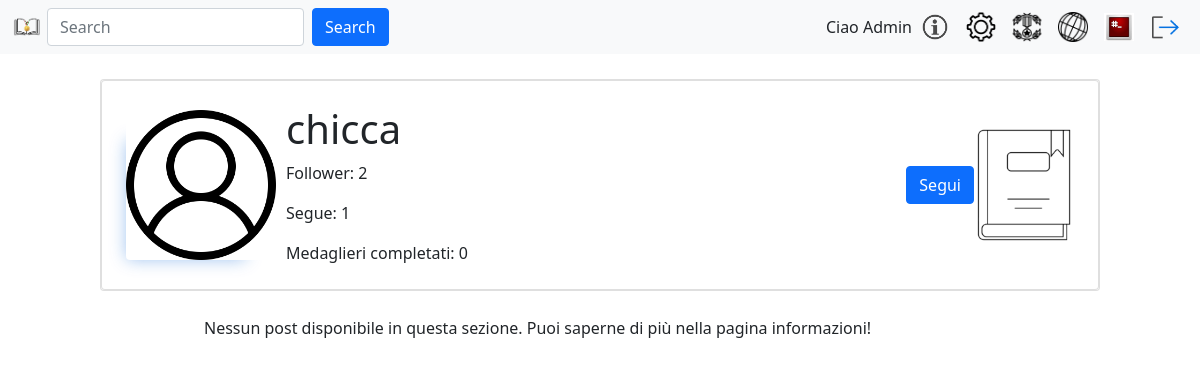
Screenshot of /profilePage.php?mode=post&id=9 (signed in) with the database file from the repository.
### tables this page shows
CREATE TABLE `utente` (
  `id` int NOT NULL AUTO_INCREMENT,
  `username` varchar(80) NOT NULL,
  `email` varchar(80) NOT NULL,
  `pwd` varchar(120) NOT NULL,
  `immagineProfilo` varchar(255) DEFAULT NULL,
  `isAdmin` int NOT NULL DEFAULT '0',
  `descrizione` varchar(150) DEFAULT NULL,
  `stato` int NOT NULL DEFAULT '0',
  PRIMARY KEY (`id`)
);

### include/login.model.php (called while the page is built, shortened)
<?php
require_once 'config.php';
function getDbImageName(string $username){
    global $conn;
    $sql = "SELECT immagineProfilo FROM utente WHERE username = ?";
    $stmt = $conn->prepare($sql);
    $stmt->bind_param("s", $username);
    $stmt->execute();
    $result = $stmt->get_result();
    return $result->fetch_assoc()['immagineProfilo'];
}
function tmpGetUsernameById($userid){
    global $conn;
    $sql = "SELECT username FROM utente WHERE id = ?";
    $stmt = $conn->prepare($sql);
    $stmt->bind_param("i", $userid);
    $stmt->execute();
    $result = $stmt->get_result();
    return $result->fetch_assoc()['username'];
}
?>

### include/login.controller.php (called while the page is built, shortened)
<?php
function getUserImage(string $username){
    $defaultProfileImage = "images/users/default.png";
    $image = "images/users/" . getDbImageName($username);
    try {
        if (is_file($image) && (getimagesize($image) !== false)) {
                return $image;
            }
    }
    catch (Exception $e) {
        echo '<script>';
        echo 'console.log("Errore nel reperire l\'immagine del profilo utente da db");';
        echo '</script>';
        }
    return $defaultProfileImage;
}
?>

### include/model/selectors.php (called while the page is built, shortened)
<?php
function getMedCompletatiByUserId($idUser){
    global $conn;
    $sql = "SELECT M.id
            FROM medagliere M
            WHERE M.id not in(
                SELECT MM.id
                FROM medagliere MM, compone C, libro L
                WHERE L.id = C.libroId
                AND C.medagliereId = MM.id
                and L.id not in (
                    SELECT P.libroId
                    FROM post P
                    WHERE P.utenteId = ?))";
    $stmt = $conn->prepare($sql);
    $stmt->bind_param("i", $idUser);
    $stmt->execute();
    $result = $stmt->get_result();
    $tmp = $result->fetch_all(MYSQLI_ASSOC);
    return array_column($tmp, 'id');
}
function checkIfUserFollowUser($userIdFrom, $userIdTo){
    global $conn;
    $sql = "SELECT * FROM segue S WHERE S.seguenteId=? and S.seguitoId=?;";
    $stmt = $conn->prepare($sql);
    $stmt->bind_param("ii", $userIdFrom, $userIdTo);
    $stmt->execute();
    $result = $stmt->get_result();
    return $result->num_rows > 0;
}
function gestisciFollowerFollowed($userIdFrom, $isOttieniFollower){
    global $conn;
    $sql = "";
    if($isOttieniFollower){
        $sql = "SELECT * FROM segue S WHERE S.seguitoId=?;";
    } else {
        $sql = "SELECT * FROM segue S WHERE S.seguenteId=?;";
    }
    $stmt = $conn->prepare($sql);
    $stmt->bind_param("i", $userIdFrom);
    $stmt->execute();
    $result = $stmt->get_result();
    $tmp = $result->fetch_all(MYSQLI_ASSOC);
    return $tmp;
}
function ottieniFollower($userIdFrom){
    $isOttieniFollower = true;
    return gestisciFollowerFollowed($userIdFrom, $isOttieniFollower);
}
function ottieniSegue($userIdFrom){
    $isOttieniFollower = false;
    return gestisciFollowerFollowed($userIdFrom, $isOttieniFollower);
}
?>

### include/view/formattators.php (called while the page is built, shortened)
<?php
function summonHTMLElement($witch, $arrAttributes, $innerHTML, $isSingle = false){
    $init = "<" . $witch . "";
    $args = "";
    foreach(array_keys($arrAttributes) as $k){
        $args .= " " . $k . "=\"" . $arrAttributes[$k] . "\" ";
    }
    $fininit = $isSingle ? "" : ">";
    $middle = $isSingle ? "" : $innerHTML;
    $end = $isSingle ? " />" : "</" . $witch . ">";
    return $init . $args . $fininit . $middle . $end;
}
?>

### profilePage.php (the view, shortened to what this page needs)
<?php
require_once("include/login.controller.php");
require_once("include/login.model.php");
require_once("include/post.php");
require_once("include/model/selectors.php");
require_once("include/view/userBanner.php");
$userIdvisited = $_GET["id"];
$typeOfVision = $_GET["mode"];
$visitPost = (strcmp($typeOfVision, "post") == 0);
?>
<!DOCTYPE html>
<html lang="it">
<head>
  <link href="https://cdn.jsdelivr.net/npm/bootstrap@5.1.3/dist/css/bootstrap.min.css" rel="stylesheet"
>
  <link rel="stylesheet" type="text/css" href="css/landingPage.css">
  <link rel="stylesheet" type="text/css" href="css/userInfoBanner.css">
  <link rel="stylesheet" type="text/css" href="css/bookMed.css">
  <link rel="stylesheet" type="text/css" href="css/popupBootstrapModel.css">
</head>
<body>
    <?php require('navbarSelect.php'); ?>
    <main class="d-flex">
        <div class="col-1"></div>
        <div class="col-10">
            <div class="card">
            <?php echo getUserBannerById($userIdvisited, $typeOfVision);?>
            </div>
        </div>
        <div class="col-1"></div>
    </main>
    <?php if($visitPost): ?>
    <div class="row">
      <div class="col-md-2">
      </div>
      <div class="col-md-8">
        <?php require("include/view/postPage.php"); ?>
      </div>
      <div class="col-md-2">
      </div>
    </div>
    <?php else: ?>
      <?php require("include/view/profilePageUserGoal.php"); ?>
    <?php endif; ?>
</body>
</html>

### navbar.php (shortened to what this page needs)
<?php
include_once("include/login.controller.php");
include_once("include/login.model.php");
?>
<header>
    <nav class="navbar navbar-expand navbar-light bg-light">
        <div class="container-fluid">
            <a href="landingPage.php"> <img id="logo" src="images/logoLetturePremiateSmall.png" alt="Logo con libro e medaglia"> </a>
            <form action="searchingPage.php" method="post" class="d-flex me-auto" >
                <input name="searchingText" id="searchingText" class="form-control me-2" type="search" placeholder="Search" aria-label="Search" />
                <button class="btn btn-primary" type="submit" title="Ricerca">Search</button>
            </form>
          <div id="username" class="d-flex"><?php echo "Ciao " . ucfirst($_SESSION["username"]);?></div>
          <div class="d-flex" id="navbarSupportedContent">
            <ul class="navbar-nav">
              <li class="nav-item">
                  <a href="infoPoint.php" title="Informazioni"><img src="images/infoimg_no_background.png" alt="Informazioni"></a>
                </li>
              <li class="nav-item">
                <a href="settingPage.php" title="Settings"><img src="images/settingLogo.png" alt="Impostazioni"></a>
              </li>
              <li class="nav-item">
                <a href="classifica.php" title="Classifica"><img src="images/medagliereNewIcons/medagliaLogo.png" alt="Impostazioni"></a>
              </li>
              <li class="nav-item dropdown">
                <a href="discoveryPage.php" title="Discovery Page"><img src="images/discoveryLogo.png" alt="Scopri"></a>
              </li>
              <li class="nav-item">
                <a href="profilePage.php" title="Profilo"><img src=<?php echo getUserImage($_SESSION["username"]); ?> alt="Immagine Profilo"> </a>
              </li>
                <li class="nav-item">
                <a href="logout.php" title="Esci"><img src="images/log-out.png" alt="Logout"></a>
              </li>
            </ul>
          </div>
        </div>
      </nav>
</header>

### include/view/userBanner.php (shortened to what this page needs)
<?php
require_once("include/login.controller.php");
require_once("include/login.model.php");
require_once("include/model/selectors.php");
require_once("include/view/formattators.php");
function getPictureOfPortalImage($typeOfView){
    $portalImg="images/";
    switch ($typeOfView) {
        case 'post':
            $portalImg = $portalImg . "libroMedaglieri.png";
            break;
    }
    return $portalImg;
}
function getButtonOfPortal($userId, $typeView){
    $userIdLogged = $_SESSION["id"];
    $isMyProfilePage = ($userId == $userIdLogged);
    $visitPost = strcmp($typeView, "post") == 0 ? true : false;
    $nuovoPost = "Aggiungi post";
    $nuovoMedagliere = "Aggiungi medagliere";
    $toFollow = "Segui";
    $followed = "Seguito";
    $res = "";
    $classButtonDefault = " justify-content-center align-items-center mx-auto";
    if($isMyProfilePage) {
        $buttAttr = array(
            "class" => "btn btn-primary" . $classButtonDefault,
            "type" => "button",
            "id" => "addSomethingToMyAccount");
        $innerHTML = $visitPost ? $nuovoPost : $nuovoMedagliere;
        $res = summonHTMLElement("button", $buttAttr, $innerHTML);
    } else {
        $imFollowU = checkIfUserFollowUser($userIdLogged, $userId);
        $nameButton = "followButton";
        $buttAttr = array(
            "type" => "submit",
            "id" => "followButtonId",
            "name" => $nameButton,
            "class" => ($imFollowU ? "btn btn-secondary" : "btn btn-primary") . $classButtonDefault,
            "value" => $imFollowU ? 1 : 0
        );
        $formAttr = array(
            "action" => "#",
            "method" => "post",
            "class" => "portalForm d-flex justify-content-center align-items-center mx-auto"
        );
        $buttonText = $imFollowU ? $followed : $toFollow;
        $res = summonHTMLElement("form", $formAttr,
            summonHTMLElement("button", $buttAttr, $buttonText)
        );
    }
    return $res;
}
function obtainMainInfosUserBanner($userId){
    $nameInterestedUser = tmpGetUsernameById($userId);
    $pathUserImage = getUserImage($nameInterestedUser);
    $listaFollower = ottieniFollower($userId);
    $counterFollower = sizeof(ottieniFollower($userId));
    $counterSeguo = sizeof(ottieniSegue($userId));
    $listaSegue = ottieniSegue($userId);
    $amountComplete = sizeof(getMedCompletatiByUserId($userId));
    $classMainContainer = "d-sm-inline-flex align-items-center p-2  mainInfos";
    $initMainContainter = "<div id=\"mainInfosUserBannerN" . $userId . "\"
    class=\"" . $classMainContainer . "\">";
    $classForDivImg = "d-flex mx-auto imgPropicCont";
    $classForImg = "rounded float-left";
    $first =  "<div id=\"divContainerImgUserBannerN" . $userId . "\" class=\"" . $classForDivImg . "\">" .
    "<img id=\"propicN" . $userId . "\" " .
    "src=\"" . $pathUserImage . "\" " .
    "alt=\"Immagine Profilo\" "  .
    "class=\"" . $classForImg . "\"> " .
    "</div>";
    $classForContainerInfos = "containerUserInfos";
    $classForInfos = "card-text";
    $second = "<div id=\"textInfoUserBannerN" . $userId . "\" class=\"" . $classForContainerInfos . "\"> " .
    "<h1 id=\"usernameInProfilePageUserBannerN" . $userId . "\">" . $nameInterestedUser . "</h1>" .
    "<p class=\"" .$classForInfos . "\" id=\"counterFollowerUserBannerN" . $userId . "\">" . "Follower: " . $counterFollower . "</p>" .
    "<p class=\"" .$classForInfos . "\" id=\"counterSegueUserBannerN" . $userId . "\">" . "Segue: " . $counterSeguo . "</p>" .
    "<p class=\"" .$classForInfos . "\" id=\"counterMedaglieriUserBannerN" . $userId . "\">" . "Medaglieri completati: " . $amountComplete . "</p>" .
    "</div>";
    $finMainContainer = "</div>";
        $popupContent = "
    <div id=\"myPopupFollowers" . $userId . "\" class=\"popup\">
        <div class=\"popup-content\">
        <div class=\"closeMyPopup\" data-closePopup=\"myPopupFollowers" . $userId . "\">&times;</div>
        <div class=\"titoloPopUp\">Followers</div>";
    foreach($listaFollower as $f) {
        $popupContent .= "<div class=\"rigaUtente\">" .
                            "<img src=\"" . getUserImage(tmpGetUsernameById($f['seguenteId'])) .
                                "\" alt=\"Immagine Profilo\" class=\"immagineProfilo\">
                            <a href=\"profilePage.php?mode=post&id=" . $f['seguenteId'] . "\">"
                            . tmpGetUsernameById($f['seguenteId']) .
                        "</a></div>\n";
    }
    $popupContent .= "
            </div>
        </div>";
    $popupContent .= "
        <div id=\"myPopupSeguiti" . $userId . "\" class=\"popup\">
            <div class=\"popup-content\">
            <div class=\"closeMyPopup\" data-closePopup=\"myPopupSeguiti" . $userId . "\">&times;</div>
            <div class=\"titoloPopUp\">Utenti seguiti</div>";
    foreach($listaSegue as $s) {
        $popupContent .= "<div class=\"rigaUtente\"><img src=\"" . getUserImage(tmpGetUsernameById($s['seguitoId'])) . "\" alt=\"Immagine Profilo\" class=\"immagineProfilo\"><a    href=\"profilePage.php?mode=post&id=" . $s['seguitoId'] . "\">" . tmpGetUsernameById($s['seguitoId']) . "</a></div>\n";
    }
    $popupContent .= "
            </div>
        </div>";
    return $initMainContainter . $first . $second . $finMainContainer . $popupContent;
}
function obtainPortalsUserBanner($userId, $typeView){
    $nameInterestedUser = tmpGetUsernameById($userId);
    $classMainContainer = "d-md-inline-flex justify-content-center align-items-center p-2  w-auto";
    $initMainContainter = "<div id=\"portalsUserBannerN" . $userId . "\" class=\"" . $classMainContainer . "\">";
    $portalImg = getPictureOfPortalImage($typeView);
    $classFirstContainer = "order-md-1 w-auto justify-content-center align-items-center mx-auto";
    $classImgAbbr = "AbbrImgPortal";
    $first = "<div id=\"portalDiv" . "" . "\" class=\"" . $classFirstContainer . "\">" .
                "<abbr id=\"portalAbbr" . $userId . "\" lang=\"it\" title=\"" . $nameInterestedUser . "\" class=\"" . $classImgAbbr . "\">" .
                                    "<img " .
                                        "id=\"portal\" " .
                                        "class=\"flex-wrap justify-content-center align-items-center mx-auto\" " .
                                        "alt=\"" . $nameInterestedUser . "\" " .
                                        "src=\"" .  $portalImg . "\" /> " .
                                "</abbr>" .
                            "</div>";
    $classSecondContainer = "d-flex order-md-0 w-auto justify-content-center align-items-center";
    $second = ($userId != 7)
                ? "<div id=\"addInfosUserBannerN" . $userId . "\" class=\"" . $classSecondContainer . "\">" .
                    getButtonOfPortal($userId, $typeView) .
                    "</div>"
                : "";
    $finMainContainer = "</div>";
    $isSearching = strcmp($typeView, "search") == 0;
    if ($isSearching) {
        return $initMainContainter . $second . $finMainContainer;
    } else {
        return $initMainContainter . $first . $second . $finMainContainer;
    }
}
function getUserBannerById($userId, $typeView){
    $classMainContainer = "card singleBannerUnit";
    $classSubContainer = "d-sm-inline-flex align-items-md-between align-items-center w-100";
    $init = "<div id=\"userBannerN" . $userId . "\" class=\"" .$classMainContainer . "\">" .
            "<div class=\"card-body w-100\">" .
            "<div class=\"" . $classSubContainer . "\">";
    $classForMet = "w-1 flex-fill";
    $between = "<div " .
                " class=\"" . $classForMet . "\"" .
                "> </div> ";
    $fin = " </div> </div> </div>";
    return $init . obtainMainInfosUserBanner($userId) . $between . obtainPortalsUserBanner($userId, $typeView) . $fin;
}
?>

### css/landingPage.css (style rules this page uses)
#logo { width: 30px; height: auto; margin-right: 5px; }
#navbarSupportedContent img { width: 30px; height: auto; margin: 0 6px; }
#navbarSupportedContent ul.navbar-nav { display: flex; align-items: center; }
#navbarSupportedContent li.nav-item { margin: 0 2px; }
form { display: block; }

### css/userInfoBanner.css (style rules this page uses)
div.mainInfos div.imgPropicCont { aspect-ratio: 1; max-width: 150px; width: 100%; min-width: 100px; clear: both; }
div.mainInfos div.imgPropicCont img { width: 100%; box-shadow: -15px 15px 16px -16px #0a65d56a; margin: auto auto; }
.containerUserInfos { padding-left: 10px; overflow-x: hidden; max-width: 600px; }
div#portalDiv { max-width: 100px; width: 40%; min-width: 80px; }
img#portal { width: 100%; }
form.portalForm button { margin: auto 0; }
body main { margin: 25px 0; }
@media only screen and (min-width: 576px) { .containerUserInfos { max-width: 200px; } }
@media only screen and (min-width: 1000px) { .containerUserInfos { max-width: 700px; } }

### rows the page displays
utente: immagineProfilo (picture)
utente: username "chicca"

### other values shown
$_SESSION["username"] "Admin"
$counterFollower "2"
$counterSeguo "1"
$amountComplete "0"
getButtonOfPortal($userId, $typeView) "Segui"
